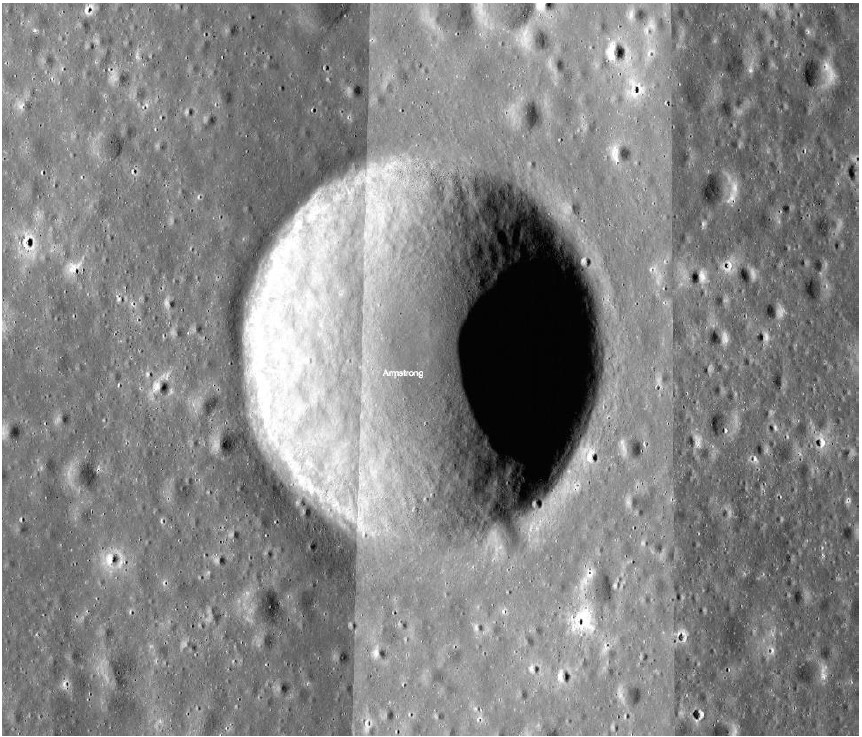
#> input picture crater_det/1.jpg, 862 x 737 px
$ python temp.py
#> lines starting #> are read from the running program, lines starting #| are printed output that depends on the picture; after the words box and inside, x2 and y2 are one past the last pixel; in counts of white or black regions, pixels touching at a corner belong together
import numpy as np
import cv2

img = cv2.imread('1.jpg')
#> img is the input picture: shape (737, 862, 3); min 0, max 255, mean 132.1
gray = cv2.cvtColor(img,cv2.COLOR_BGR2GRAY)
gray = cv2.GaussianBlur(gray, (11, 11), 0)
# cv2.imshow('Gray', gray)
# cv2.waitKey(0)
ret, thresh = cv2.threshold(gray, 100, 255, cv2.THRESH_BINARY_INV+cv2.THRESH_OTSU)
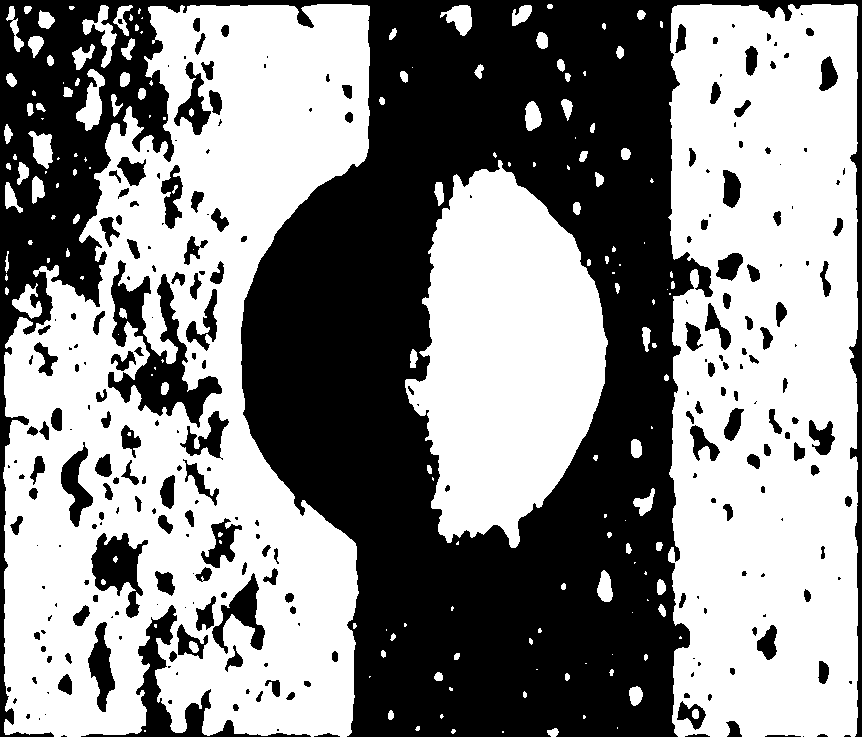
#> thresh: shape (737, 862); 54.4% white; 263 black regions (98 under 20 px), largest, box (x1, y1, x2, y2) and area: (0, 0, 862, 737) 249007, (108, 260, 222, 428) 6337, (81, 605, 311, 737) 3842
#> ret = 134
# thresh = cv2.adaptiveThreshold(gray, 255, cv2.ADAPTIVE_THRESH_GAUSSIAN_C, cv2.THRESH_BINARY, 11, 2)

cv2.imshow('Thresh OTSU', thresh)
cv2.waitKey(0)
# cv2.imwrite('otsu_test.png', thresh)

# noise removal
kernel = np.ones((3,3),np.uint8)
opening = cv2.morphologyEx(thresh,cv2.MORPH_OPEN,kernel, iterations = 2)
#> opening: shape (737, 862); 53.6% white; 220 black regions (83 under 20 px), largest, box (x1, y1, x2, y2) and area: (0, 0, 862, 737) 252875, (108, 260, 222, 428) 7843, (81, 605, 340, 737) 4673

# sure background area
sure_bg = cv2.dilate(opening,kernel,iterations=3)
#> sure_bg: shape (737, 862); 63.1% white; 113 black regions (56 under 20 px), largest, box (x1, y1, x2, y2) and area: (0, 0, 862, 737) 221380, (111, 346, 218, 420) 2143, (132, 612, 202, 737) 1790

# Finding sure foreground area
dist_transform = cv2.distanceTransform(opening,cv2.DIST_L2,5)
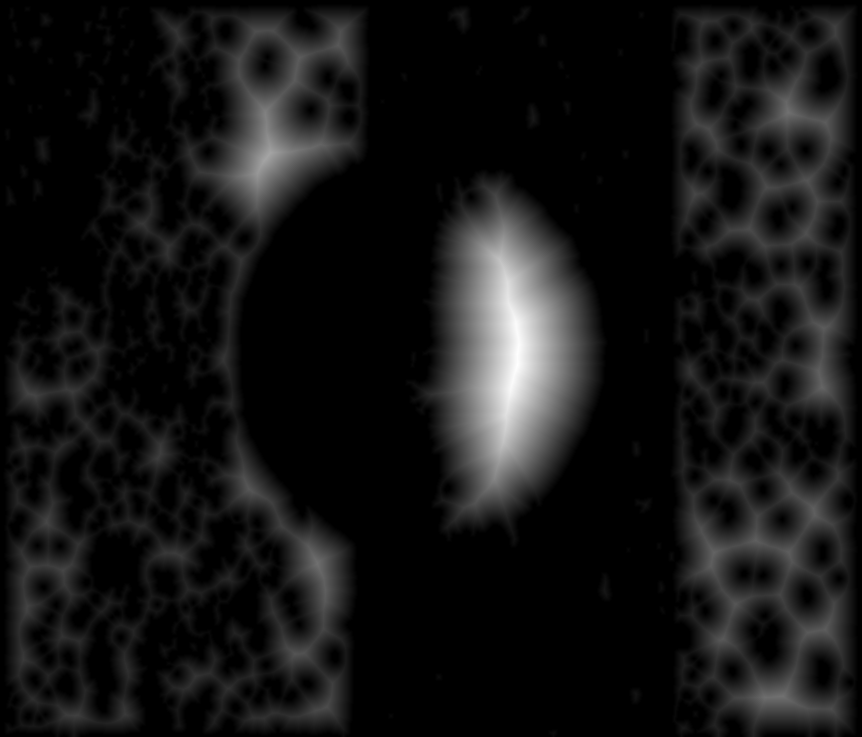
#> dist_transform: shape (737, 862) float32; min 0, max 88.39, mean 7.3; drawn with min black and max white
ret, sure_fg = cv2.threshold(dist_transform,0.7*dist_transform.max(),255,0)
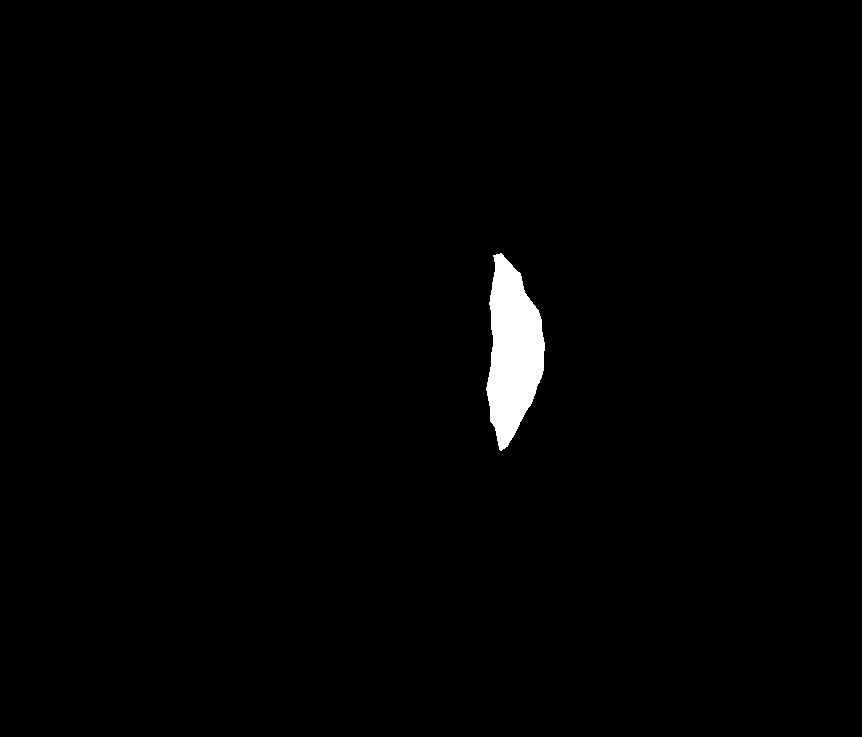
#> sure_fg: shape (737, 862) float32; 1.2% white; 1 white region, box (x1, y1, x2, y2) and area: (486, 253, 545, 451) 7553
#> ret = 61.88

# Finding unknown region
sure_fg = np.uint8(sure_fg)
unknown = cv2.subtract(sure_bg,sure_fg)
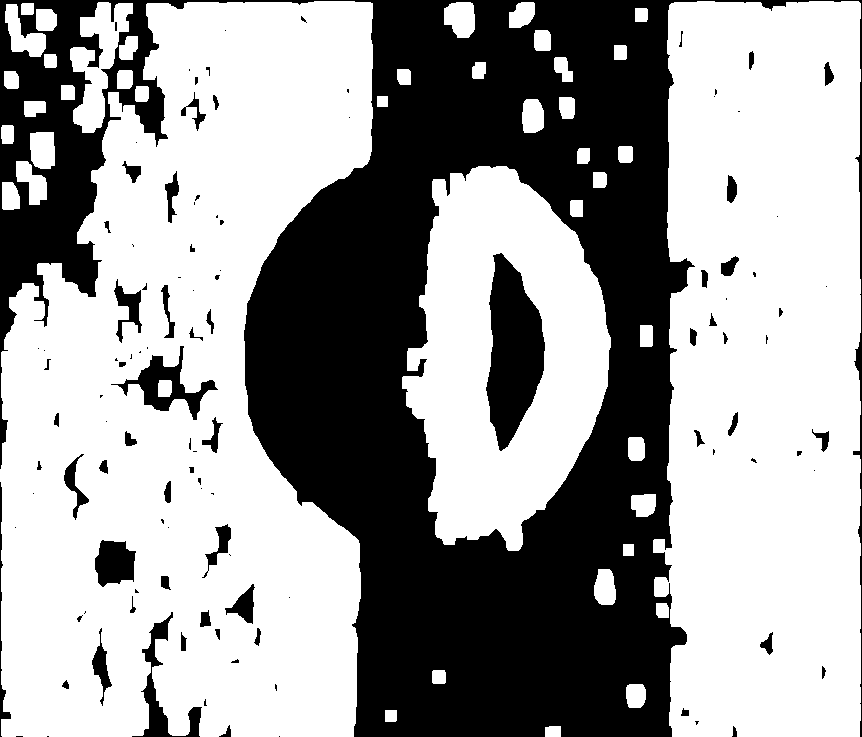
#> unknown: shape (737, 862); 61.9% white; 114 black regions (56 under 20 px), largest, box (x1, y1, x2, y2) and area: (0, 0, 862, 737) 221380, (486, 253, 545, 451) 7553, (111, 346, 218, 420) 2143

# Marker labelling
ret, markers = cv2.connectedComponents(sure_fg)
#> ret = 2

# Add one to all labels so that sure background is not 0, but 1
markers = markers+1

# Now, mark the region of unknown with zero
markers[unknown==255] = 0
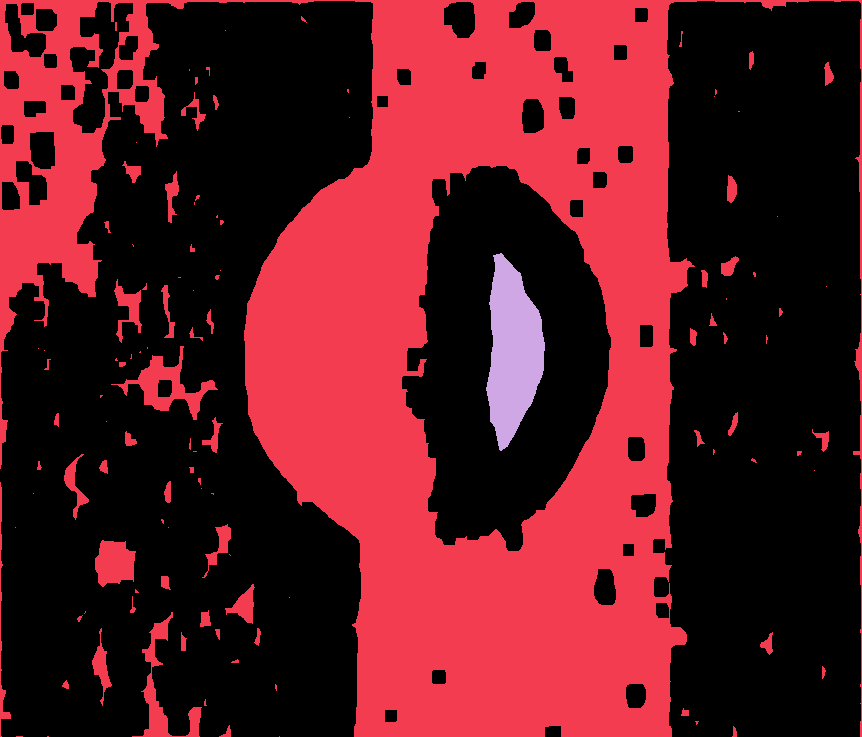
#> markers: shape (737, 862) int32; 3 distinct labels, from 0 to 2; one colour per label, 0 black
markers = cv2.watershed(img,markers)
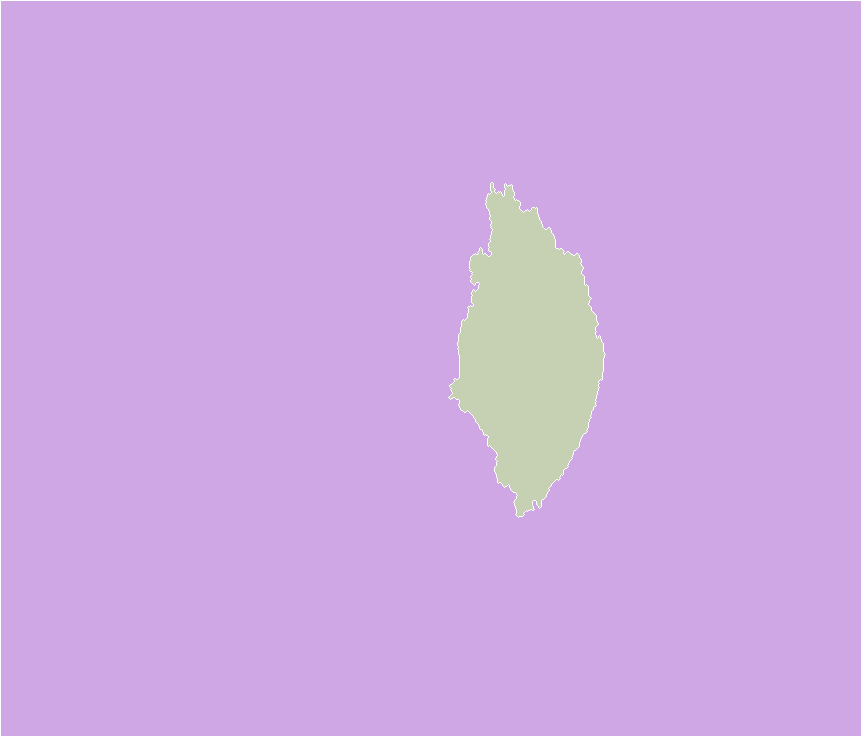
#> markers: shape (737, 862) int32; 3 distinct labels, from -1 to 2; one colour per label, 0 black, -1 white
img[markers == -1] = [255,0,0]
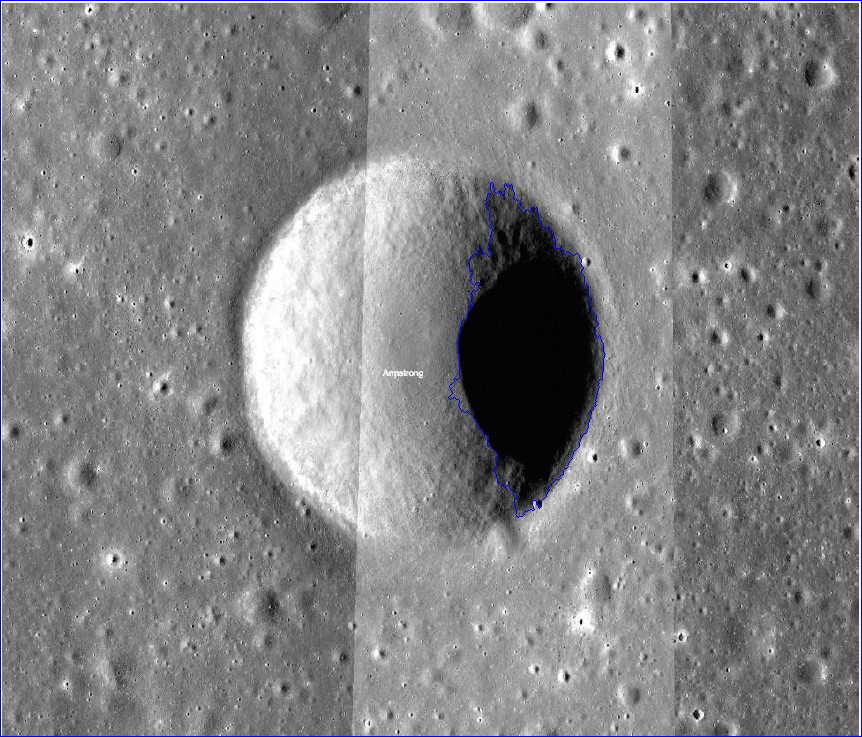
#> img: shape (737, 862, 3); 0.64% of pixels changed, all inside (x1, y1, x2, y2) = (0, 0, 862, 737)

cv2.imwrite('coins_watershed.png',img)
